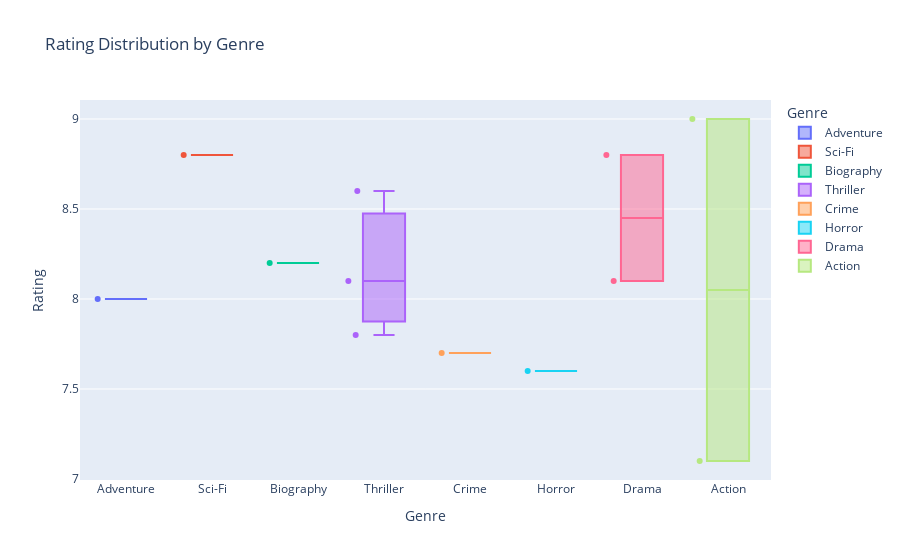

The notebook cell this image was saved under:
### Markdown cell above
# Box Plot

### Use when: You want to see distribution of a numeric variable.

### points='all' → shows all individual points over boxplot.

### Boxplots show median, quartiles, outliers.

### Code cell
fig = px.box(df, x='Genre', y='Rating', color='Genre', points='all',
             title='Rating Distribution by Genre')
fig.show()

### Figure 1 — Plotly figure (JSON) as saved in the notebook; plotly's stock layout.template omitted (floating-point values rounded to 4 significant figures)
{"data": [{"alignmentgroup": "True", "boxpoints": "all", "hovertemplate": "Genre=%{x}<br>Rating=%{y}<extra></extra>", "legendgroup": "Adventure", "marker": {"color": "#636efa"}, "name": "Adventure", "notched": false, "offsetgroup": "Adventure", "orientation": "v", "showlegend": true, "type": "box", "x": ["Adventure"], "x0": " ", "xaxis": "x", "y": [8.0], "y0": " ", "yaxis": "y"}, {"alignmentgroup": "True", "boxpoints": "all", "hovertemplate": "Genre=%{x}<br>Rating=%{y}<extra></extra>", "legendgroup": "Sci-Fi", "marker": {"color": "#EF553B"}, "name": "Sci-Fi", "notched": false, "offsetgroup": "Sci-Fi", "orientation": "v", "showlegend": true, "type": "box", "x": ["Sci-Fi"], "x0": " ", "xaxis": "x", "y": [8.8], "y0": " ", "yaxis": "y"}, {"alignmentgroup": "True", "boxpoints": "all", "hovertemplate": "Genre=%{x}<br>Rating=%{y}<extra></extra>", "legendgroup": "Biography", "marker": {"color": "#00cc96"}, "name": "Biography", "notched": false, "offsetgroup": "Biography", "orientation": "v", "showlegend": true, "type": "box", "x": ["Biography"], "x0": " ", "xaxis": "x", "y": [8.2], "y0": " ", "yaxis": "y"}, {"alignmentgroup": "True", "boxpoints": "all", "hovertemplate": "Genre=%{x}<br>Rating=%{y}<extra></extra>", "legendgroup": "Thriller", "marker": {"color": "#ab63fa"}, "name": "Thriller", "notched": false, "offsetgroup": "Thriller", "orientation": "v", "showlegend": true, "type": "box", "x": ["Thriller", "Thriller", "Thriller"], "x0": " ", "xaxis": "x", "y": [8.1, 7.8, 8.6], "y0": " ", "yaxis": "y"}, {"alignmentgroup": "True", "boxpoints": "all", "hovertemplate": "Genre=%{x}<br>Rating=%{y}<extra></extra>", "legendgroup": "Crime", "marker": {"color": "#FFA15A"}, "name": "Crime", "notched": false, "offsetgroup": "Crime", "orientation": "v", "showlegend": true, "type": "box", "x": ["Crime"], "x0": " ", "xaxis": "x", "y": [7.7], "y0": " ", "yaxis": "y"}, {"alignmentgroup": "True", "boxpoints": "all", "hovertemplate": "Genre=%{x}<br>Rating=%{y}<extra></extra>", "legendgroup": "Horror", "marker": {"color": "#19d3f3"}, "name": "Horror", "notched": false, "offsetgroup": "Horror", "orientation": "v", "showlegend": true, "type": "box", "x": ["Horror"], "x0": " ", "xaxis": "x", "y": [7.6], "y0": " ", "yaxis": "y"}, {"alignmentgroup": "True", "boxpoints": "all", "hovertemplate": "Genre=%{x}<br>Rating=%{y}<extra></extra>", "legendgroup": "Drama", "marker": {"color": "#FF6692"}, "name": "Drama", "notched": false, "offsetgroup": "Drama", "orientation": "v", "showlegend": true, "type": "box", "x": ["Drama", "Drama"], "x0": " ", "xaxis": "x", "y": [8.1, 8.8], "y0": " ", "yaxis": "y"}, {"alignmentgroup": "True", "boxpoints": "all", "hovertemplate": "Genre=%{x}<br>Rating=%{y}<extra></extra>", "legendgroup": "Action", "marker": {"color": "#B6E880"}, "name": "Action", "notched": false, "offsetgroup": "Action", "orientation": "v", "showlegend": true, "type": "box", "x": ["Action", "Action"], "x0": " ", "xaxis": "x", "y": [9.0, 7.1], "y0": " ", "yaxis": "y"}], "layout": {"boxmode": "overlay", "legend": {"title": {"text": "Genre"}, "tracegroupgap": 0}, "title": {"text": "Rating Distribution by Genre"}, "xaxis": {"anchor": "y", "categoryarray": ["Adventure", "Sci-Fi", "Biography", "Thriller", "Crime", "Horror", "Drama", "Action"], "categoryorder": "array", "domain": [0, 1], "title": {"text": "Genre"}}, "yaxis": {"anchor": "x", "domain": [0, 1], "title": {"text": "Rating"}}}}
